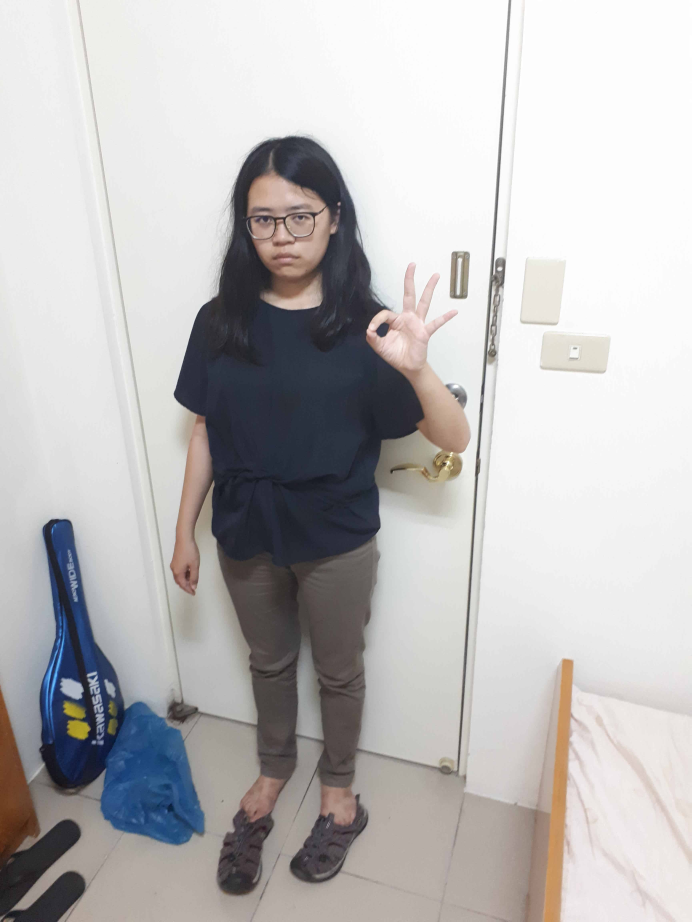
#> input picture research/object_detection/ssd_model/images/ok_1.jpg, 3456 x 4608 px, given in place of the camera (shown at 1/5 size)
$ python detect_skin2.py
#> lines starting #> are read from the running program, lines starting #| are printed output that depends on the picture; after the words box and inside, x2 and y2 are one past the last pixel; in counts of white or black regions, pixels touching at a corner belong together
import cv2
import numpy as np

cap = cv2.VideoCapture(1)
panel = np.zeros([100, 700], np.uint8)
cv2.namedWindow('panel')

def nothing(x):
	pass

cv2.createTrackbar('L - h', 'panel', 0, 179, nothing)
#> slider 'L - h' is set to 35
cv2.createTrackbar('U - h', 'panel', 179, 179, nothing)
cv2.createTrackbar('L - s', 'panel', 0, 255, nothing)
#> slider 'L - s' is set to 51
cv2.createTrackbar('U - s', 'panel', 255, 255, nothing)
cv2.createTrackbar('L - v', 'panel', 0, 255, nothing)
#> slider 'L - v' is set to 51
cv2.createTrackbar('U - v', 'panel', 255, 255, nothing)

while True:
	_, frame = cap.read()
#> frame is the input picture: shape (4608, 3456, 3); mean B, G, R 186.3, 186.1, 188
	hsv = cv2.cvtColor(frame, cv2.COLOR_BGR2HSV)
#> hsv: shape (4608, 3456, 3); mean H, S, V 28.8, 20.9, 191.9
	l_h = cv2.getTrackbarPos('L - h', 'panel')
	u_h = cv2.getTrackbarPos('U - h', 'panel')
	l_s = cv2.getTrackbarPos('L - s', 'panel')
	u_s = cv2.getTrackbarPos('U - s', 'panel')
	l_v = cv2.getTrackbarPos('L - v', 'panel')
	u_v = cv2.getTrackbarPos('U - v', 'panel')
	lower_green = np.array([l_h, l_s, l_v])
	upper_green = np.array([u_h, u_s, u_v])
	mask = cv2.inRange(hsv, lower_green, upper_green)
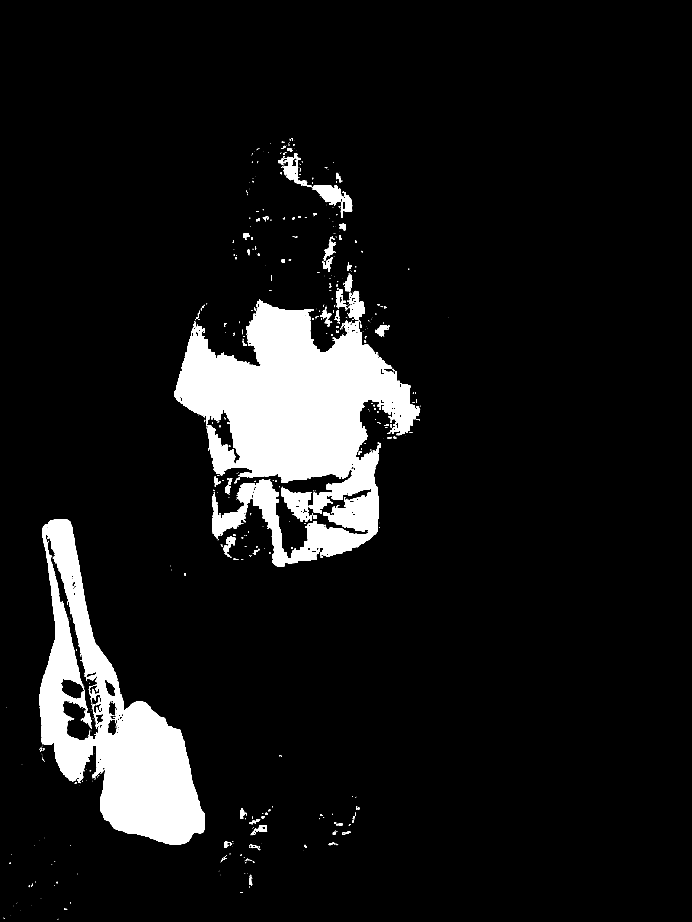
#> mask: shape (4608, 3456) (shown at 1/5 size); 8.6% white; 815 white regions (579 under 20 px), largest, box (x1, y1, x2, y2) and area: (872, 1498, 2101, 2831) 795689, (196, 2597, 1023, 4224) 494342, (1407, 2434, 1563, 2608) 13256
	mask_inv = cv2.bitwise_not(mask)
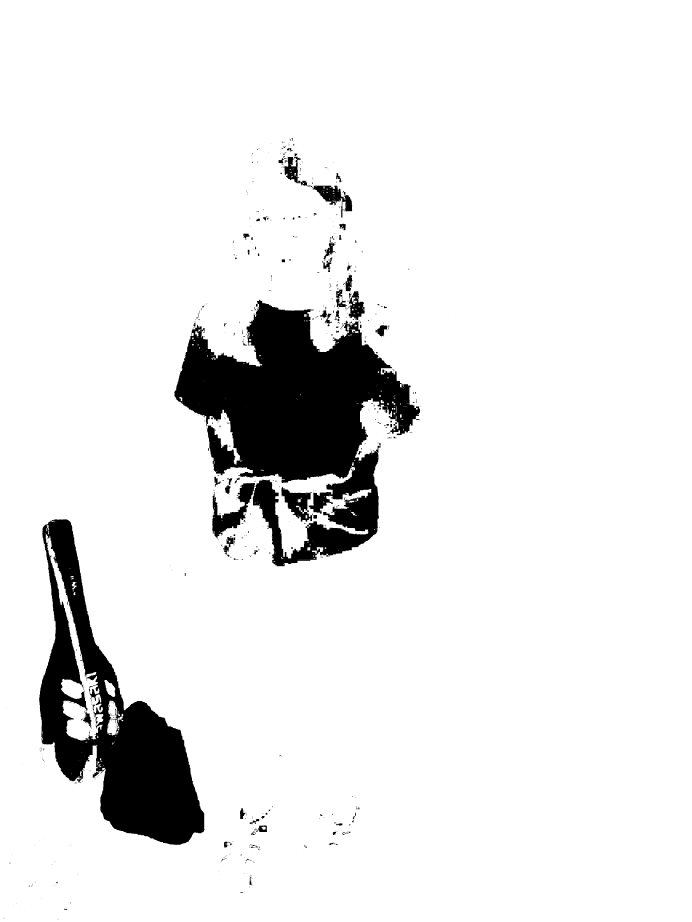
#> mask_inv: shape (4608, 3456) (shown at 1/5 size); 91.4% white; 815 black regions (579 under 20 px), largest, box (x1, y1, x2, y2) and area: (872, 1498, 2101, 2831) 795689, (196, 2597, 1023, 4224) 494342, (1407, 2434, 1563, 2608) 13256
	bg = cv2.bitwise_and(frame, frame, mask=mask)
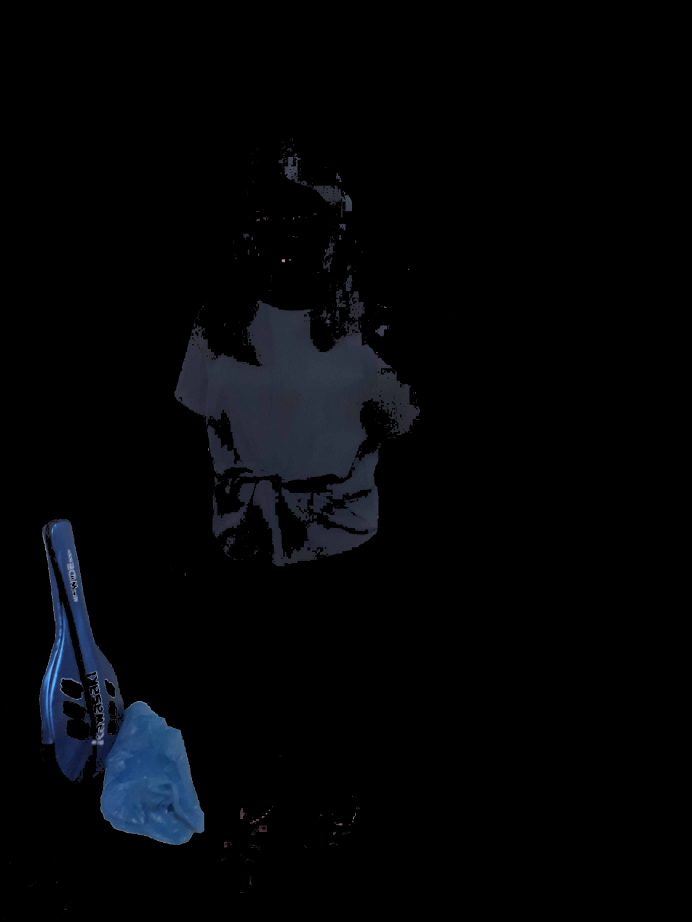
#> bg: shape (4608, 3456, 3) (shown at 1/5 size); mean B, G, R 6.8, 4.8, 3.7
	fg = cv2.bitwise_and(frame, frame, mask=mask_inv)
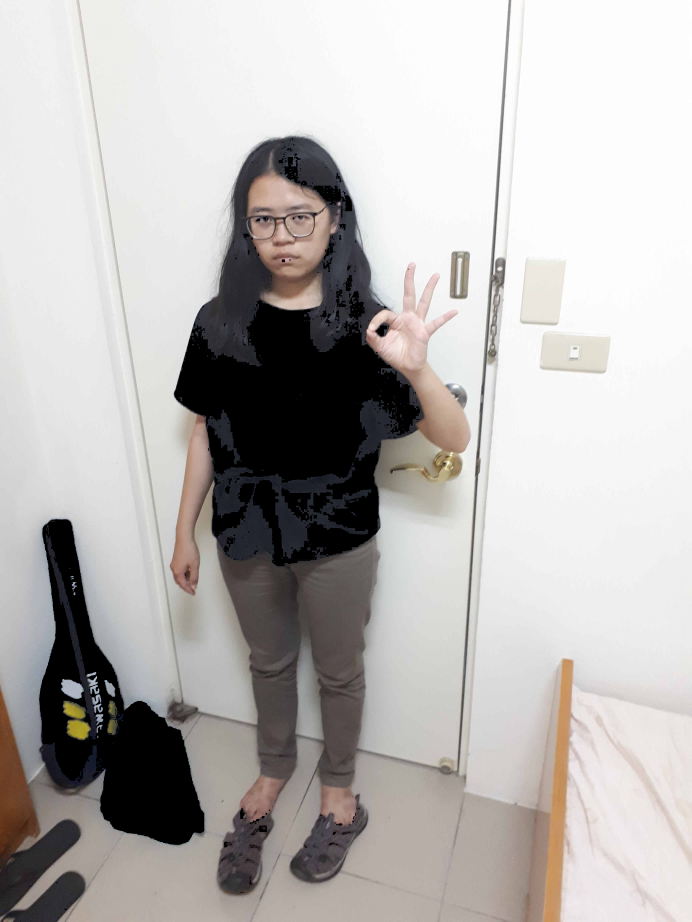
#> fg: shape (4608, 3456, 3) (shown at 1/5 size); mean B, G, R 179.5, 181.3, 184.4
	image_np = cv2.cvtColor(bg,cv2.COLOR_BGR2GRAY)
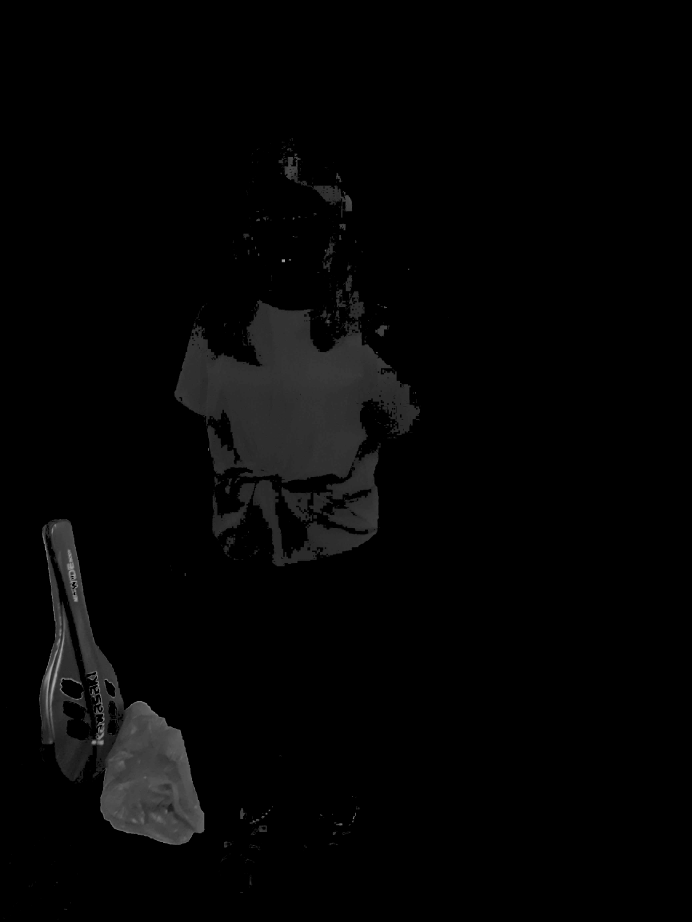
#> image_np: shape (4608, 3456) (shown at 1/5 size); min 0, max 200, mean 4.7
	#blur = cv2.GaussianBlur(gray,(5,5),0)
	#ret, image_np = cv2.threshold(blur,70,255,cv2.THRESH_BINARY_INV+cv2.THRESH_OTSU)

	cv2.imshow('bg', image_np)
	cv2.imshow('fg', fg)
	cv2.imshow('panel', panel)
	k = cv2.waitKey(30) & 0xFF
#> (key Esc is pressed here)
	if k == 27:
		break
cap.release()
cv2.destroyAllWindows()

$ run again, on research/object_detection/ssd_model/images/ok_103.jpg
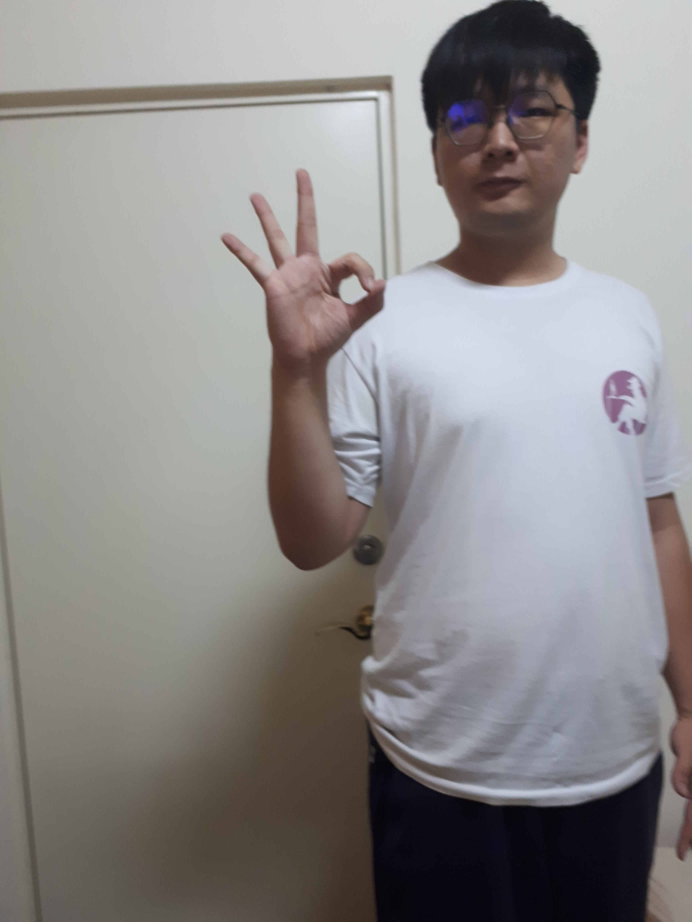
#> input picture research/object_detection/ssd_model/images/ok_103.jpg, 3456 x 4608 px, given in place of the camera (shown at 1/5 size)
#> frame is the input picture: shape (4608, 3456, 3); mean B, G, R 138.4, 138.8, 141.4
#> hsv: shape (4608, 3456, 3); mean H, S, V 58.1, 33.4, 146.4
#> `mask = cv2.inRange(hsv, lower_green, upper_green)`:
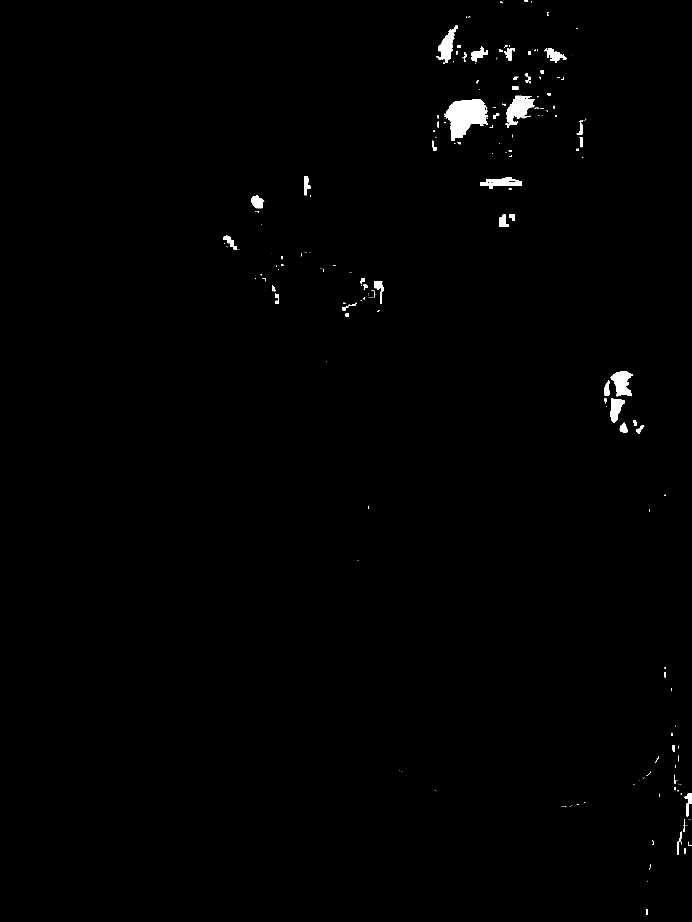
#> mask: shape (4608, 3456) (shown at 1/5 size); 0.61% white; 351 white regions (236 under 20 px), largest, box (x1, y1, x2, y2) and area: (2228, 496, 2440, 704) 26595, (2532, 479, 2672, 625) 10505, (3053, 1856, 3166, 1982) 8214
#> `mask_inv = cv2.bitwise_not(mask)`:
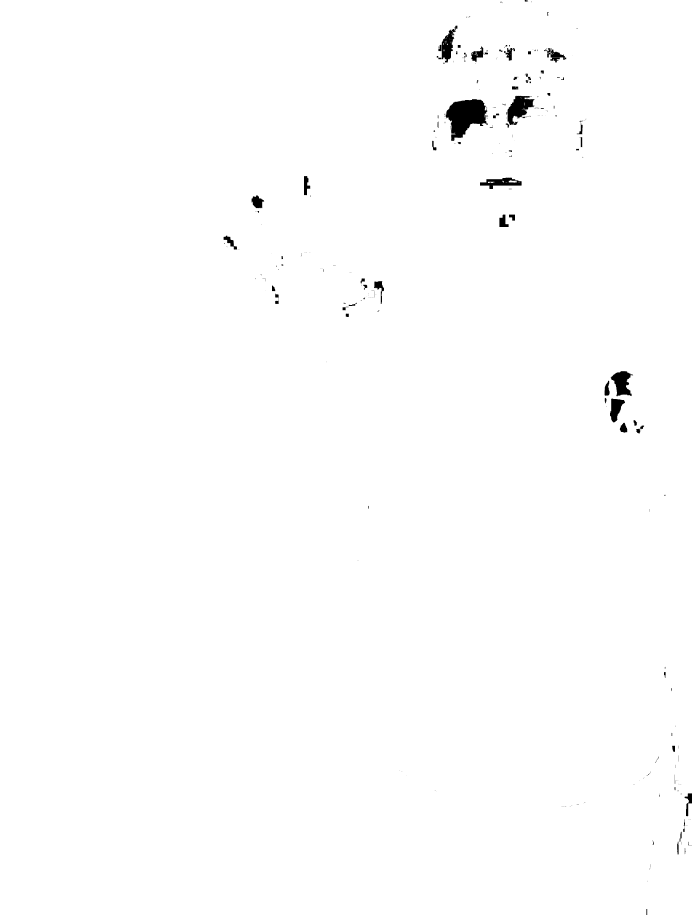
#> mask_inv: shape (4608, 3456) (shown at 1/5 size); 99.4% white; 351 black regions (236 under 20 px), largest, box (x1, y1, x2, y2) and area: (2228, 496, 2440, 704) 26595, (2532, 479, 2672, 625) 10505, (3053, 1856, 3166, 1982) 8214
